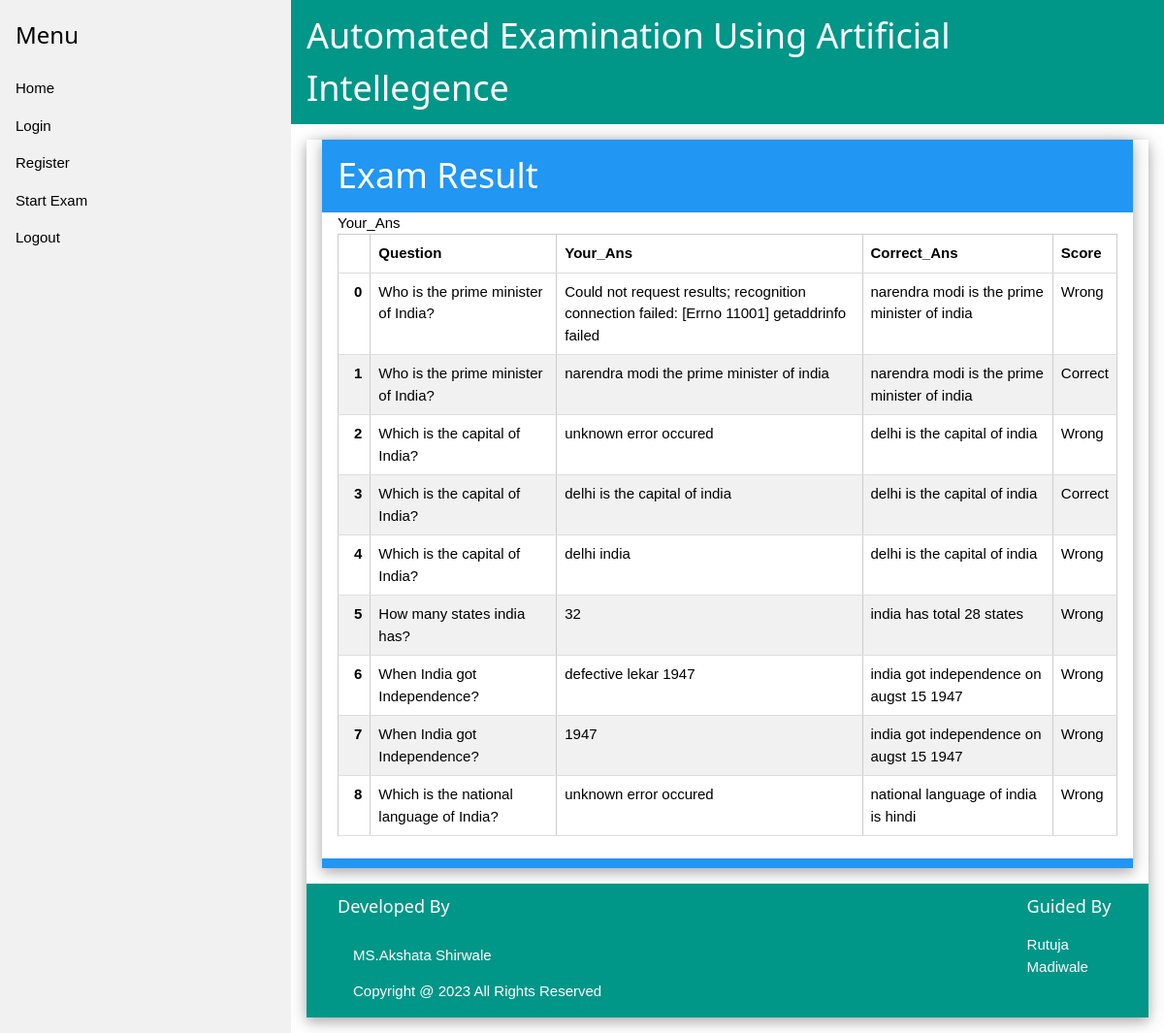
The page /result on the database its author committed.
### tables this page shows
CREATE TABLE EResult (Question text,Your_Ans text,Correct_Ans text, Score text);

### mySite.py (the view)
@app.route('/result', methods=['GET', 'POST'])
def result():
	global name
	global idx
	idx = 0
	conn = sqlite3.connect('mydatabase.db', isolation_level=None,
						detect_types=sqlite3.PARSE_COLNAMES)
	db_df = pd.read_sql_query(f"SELECT * from EResult", conn)
	return render_template('result.html',tables=[db_df.to_html(classes='w3-table-all w3-hoverable w3-padding')], titles=db_df.columns.values)

### mySite.py (called while the page is built)
@app.after_request
def add_header(response):
	response.headers['Cache-Control'] = 'no-store, no-cache, must-revalidate, post-check=0, pre-check=0, max-age=0'
	response.headers['Pragma'] = 'no-cache'
	response.headers['Expires'] = '-1'
	return response

### templates/result.html (shortened to what this page needs)
{% extends "layout.html" %}
{% block content %}
<div class="w3-card-4 w3-margin">
  <div class="w3-card-4 w3-margin">
    <header class="w3-container w3-blue">
      <h1>Exam Result</h1>
    </header>
    <div class="w3-container" style="overflow-x:auto; overflow-y: auto;">
      {% for table in tables %}
        {{titles[loop.index]}}
        {{ table|safe }}
      {% endfor %}
    </div>
    <br>
    <footer class="w3-container w3-blue">
    </footer>
    </div>
    {% endblock %}

### templates/layout.html (shortened to what this page needs)
<!DOCTYPE html>
<html>
<link rel="stylesheet" href="{{ url_for('static', filename='css/w3.css') }}">
<body>
<div class="w3-sidebar w3-light-grey w3-bar-block" style="width:25%">
  <h3 class="w3-bar-item">Menu</h3>
  <a href="/" class="w3-bar-item w3-button">Home</a>
  <a href="login" class="w3-bar-item w3-button">Login</a>
  <a href="register" class="w3-bar-item w3-button">Register</a>
  <a href="input" class="w3-bar-item w3-button">Start Exam</a>
  <a href="login" class="w3-bar-item w3-button">Logout</a>
</div>
<div style="margin-left:25%">
<div class="w3-container w3-teal">
  <h1><bold> Automated Examination Using Artificial Intellegence </bold></h1>
</div>
{% block content %}
{% endblock %}
<div class="w3-container w3-teal">
  <div class="w3-container w3-cell w3-mobile" style="width:85%">
    <h5>Developed By</h5>
    <div class="w3-container w3-cell">
      <p>MS.Akshata Shirwale</p>
      <p>Copyright @ 2023 All Rights Reserved</p>
    </div>
  </div>
  <div class="w3-container w3-cell w3-mobile">
    <h5>Guided By</h5>
    <p>Rutuja Madiwale</p>
  </div>
  </div>
</div>
</body>
</html>

### static/css/w3.css (style rules this page uses)
*,*:before,*:after { box-sizing:inherit }
html { -ms-text-size-adjust:100%;-webkit-text-size-adjust:100% }
body { margin:0 }
article,aside,details,figcaption,figure,footer,header,main,menu,nav,section { display:block }
a { background-color:transparent }
html,body { font-family:Verdana,sans-serif;font-size:15px;line-height:1.5 }
html { overflow-x:hidden }
h1 { font-size:36px }
h3 { font-size:24px }
h5 { font-size:18px }
h1,h2,h3,h4,h5,h6 { font-family:"Segoe UI",Arial,sans-serif;font-weight:400;margin:10px 0 }
a { color:inherit }
.w3-table,.w3-table-all { border-collapse:collapse;border-spacing:0;width:100%;display:table }
.w3-table-all { border:1px solid #ccc }
.w3-bordered tr,.w3-table-all tr { border-bottom:1px solid #ddd }
.w3-table-all tr:nth-child(odd) { background-color:#fff }
.w3-table-all tr:nth-child(even) { background-color:#f1f1f1 }
.w3-table td,.w3-table th,.w3-table-all td,.w3-table-all th { padding:8px 8px;display:table-cell;text-align:left;vertical-align:top }
.w3-table th:first-child,.w3-table td:first-child,.w3-table-all th:first-child,.w3-table-all td:first-child { padding-left:16px }
.w3-btn,.w3-button { border:none;display:inline-block;padding:8px 16px;vertical-align:middle;overflow:hidden;text-decoration:none;color:inherit;background-color:inherit;text-align:center;cursor:pointer;white-space:nowrap }
.w3-btn,.w3-button { -webkit-touch-callout:none;-webkit-user-select:none;-khtml-user-select:none;-moz-user-select:none;-ms-user-select:none;user-select:none }
.w3-sidebar { height:100%;width:200px;background-color:#fff;position:fixed!important;z-index:1;overflow:auto }
.w3-bar-block .w3-bar-item { width:100%;display:block;padding:8px 16px;text-align:left;border:none;white-space:normal;float:none;outline:0 }
.w3-container:after,.w3-container:before,.w3-panel:after,.w3-panel:before,.w3-row:after,.w3-row:before,.w3-row-padding:after,.w3-row-padding:before, .w3-cell-row:before,.w3-cell-row:after,.w3-clear:after,.w3-clear:before,.w3-bar:before,.w3-bar:after { content:"";display:table;clear:both }
.w3-cell { display:table-cell }
.w3-container,.w3-panel { padding:0.01em 16px }
.w3-card-4,.w3-hover-shadow:hover { box-shadow:0 4px 10px 0 rgba(0,0,0,0.2),0 4px 20px 0 rgba(0,0,0,0.19) }
.w3-margin { margin:16px!important }
.w3-padding { padding:8px 16px!important }
.w3-blue,.w3-hover-blue:hover { color:#fff!important;background-color:#2196F3!important }
.w3-teal,.w3-hover-teal:hover { color:#fff!important;background-color:#009688!important }
.w3-light-grey,.w3-hover-light-grey:hover,.w3-light-gray,.w3-hover-light-gray:hover { color:#000!important;background-color:#f1f1f1!important }

### rows shown on the page
EResult: index "Your_Ans", Score "Question Your_Ans Correct_Ans Score 0 Who is the prime minister of India? Could not request results; recognition connection failed: [Errno 11001] getaddrinfo failed narendra modi is the prime minister of india Wrong 1 Who is the prime minister of India? narendra modi the prime minister of india narendra modi is the prime minister of india Correct 2 Which is the capital of India? unknown error occured delhi is the capital of india Wrong 3 Which is the capital of India? delhi is the capital of india delhi is the capital of india Correct 4 Which is the capital of India? delhi india delhi is the capital of india Wrong 5 How many states india has? 32 india has total 28 states Wrong 6 When India…"
